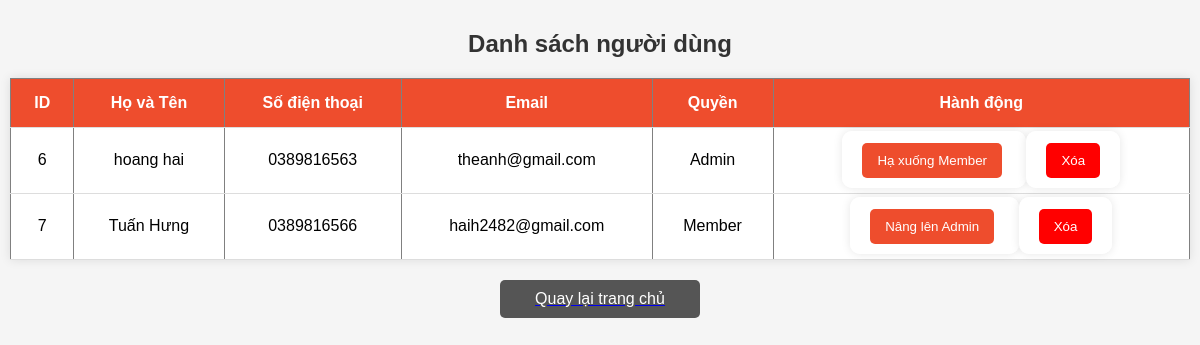
Page /BANHANG/manage_users.php (signed in) on the earlier database version.
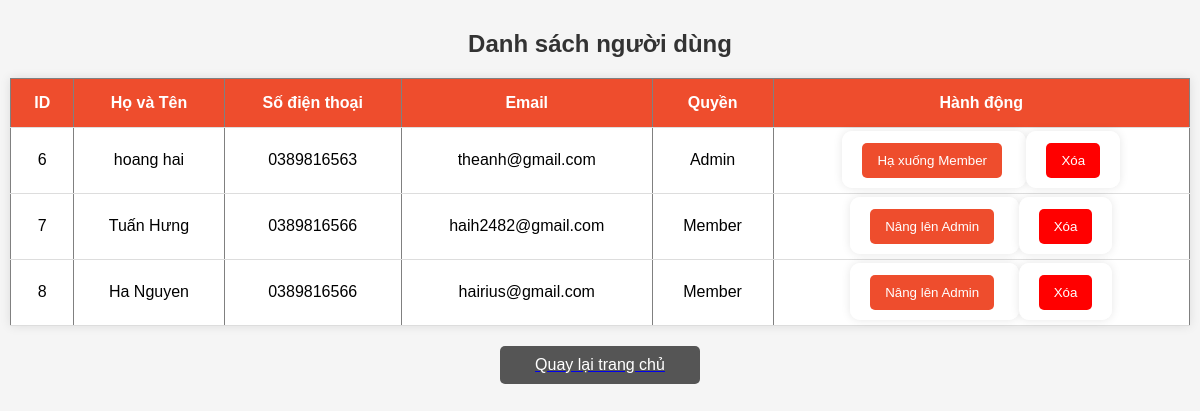
Same page on the later database version.
### tables this page shows
CREATE TABLE `users` (
  `user_id` int(11) NOT NULL,
  `fullname` varchar(100) DEFAULT NULL,
  `phone` varchar(15) DEFAULT NULL,
  `email` varchar(100) DEFAULT NULL,
  `password` varchar(255) DEFAULT NULL,
  `role` enum('member','admin') DEFAULT NULL
);

### BANHANG/manage_users.php (the view, shortened to what this page needs)
<?php
require './php/db.php';
$sql = "SELECT user_id, fullname, phone, email, role FROM users";
$result = $conn->query($sql);
?>
<!DOCTYPE html>
<html lang="vi">
<head>
    <link rel="stylesheet" href="/BANHANG/asset/css/cart.css">
</head>
<body>
    <h2>Danh sách người dùng</h2>
    <table border="1">
        <thead>
            <tr>
                <th>ID</th>
                <th>Họ và Tên</th>
                <th>Số điện thoại</th>
                <th>Email</th>
                <th>Quyền</th>
                <th>Hành động</th>
            </tr>
        </thead>
        <tbody>
            <?php while ($row = $result->fetch_assoc()): ?>
            <tr>
                <td><?php echo $row['user_id']; ?></td>
                <td><?php echo htmlspecialchars($row['fullname']); ?></td>
                <td><?php echo htmlspecialchars($row['phone']); ?></td>
                <td><?php echo htmlspecialchars($row['email']); ?></td>
                <td><?php echo ucfirst($row['role']); ?></td>
                <td>
                    <form method="post" style="display:inline;">
                        <button type="submit" name="change_role">
                            <?php echo ($row['role'] == 'admin') ? 'Hạ xuống Member' : 'Nâng lên Admin'; ?>
                        </button>
                    </form>
                    <form method="post" style="display:inline;" onsubmit="return confirm('Bạn có chắc muốn xóa tài khoản này?');">
                        <button type="submit" name="delete_user" style="background-color:red;">Xóa</button>
                    </form>
                </td>
            </tr>
            <?php endwhile; ?>
        </tbody>
    </table>
    <a href="index.php">
        <button id="homeButton">Quay lại trang chủ</button>
    </a>
</body>
</html>

Differences in the rows shown:
added users: user_id "8", fullname "Ha Nguyen", phone "0389816566", email "hairius@gmail.com", role "Member", shows "Nâng lên Admin"
